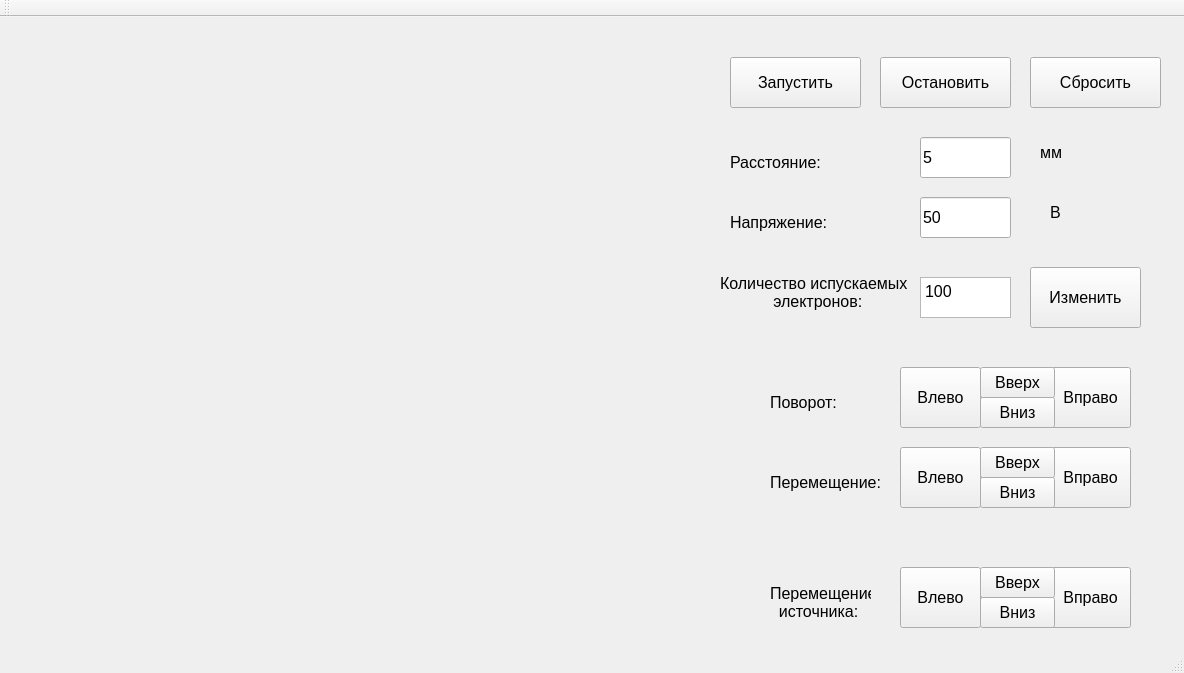
<?xml version="1.0" encoding="UTF-8"?>
<ui version="4.0">
 <class>MainWindow</class>
 <widget class="QMainWindow" name="MainWindow">
  <property name="geometry">
   <rect>
    <x>0</x>
    <y>0</y>
    <width>1184</width>
    <height>673</height>
   </rect>
  </property>
  <property name="font">
   <font>
    <pointsize>12</pointsize>
   </font>
  </property>
  <property name="windowTitle">
   <string>MainWindow</string>
  </property>
  <widget class="QWidget" name="centralWidget">
   <widget class="QPushButton" name="pushButton">
    <property name="geometry">
     <rect>
      <x>730</x>
      <y>40</y>
      <width>131</width>
      <height>51</height>
     </rect>
    </property>
    <property name="text">
     <string>Запустить</string>
    </property>
   </widget>
   <widget class="QLineEdit" name="lineEdit">
    <property name="geometry">
     <rect>
      <x>920</x>
      <y>120</y>
      <width>91</width>
      <height>41</height>
     </rect>
    </property>
    <property name="text">
     <string>5</string>
    </property>
   </widget>
   <widget class="QLineEdit" name="lineEdit_2">
    <property name="geometry">
     <rect>
      <x>920</x>
      <y>180</y>
      <width>91</width>
      <height>41</height>
     </rect>
    </property>
    <property name="text">
     <string>50</string>
    </property>
   </widget>
   <widget class="QLabel" name="label_7">
    <property name="geometry">
     <rect>
      <x>730</x>
      <y>130</y>
      <width>111</width>
      <height>31</height>
     </rect>
    </property>
    <property name="text">
     <string>Расстояние:</string>
    </property>
   </widget>
   <widget class="QLabel" name="label_8">
    <property name="geometry">
     <rect>
      <x>730</x>
      <y>190</y>
      <width>111</width>
      <height>31</height>
     </rect>
    </property>
    <property name="text">
     <string>Напряжение:</string>
    </property>
   </widget>
   <widget class="QLabel" name="label_9">
    <property name="geometry">
     <rect>
      <x>1040</x>
      <y>120</y>
      <width>71</width>
      <height>31</height>
     </rect>
    </property>
    <property name="text">
     <string>мм</string>
    </property>
   </widget>
   <widget class="QLabel" name="label_10">
    <property name="geometry">
     <rect>
      <x>1050</x>
      <y>180</y>
      <width>71</width>
      <height>31</height>
     </rect>
    </property>
    <property name="text">
     <string>В</string>
    </property>
   </widget>
   <widget class="QPushButton" name="pushButton_4">
    <property name="geometry">
     <rect>
      <x>900</x>
      <y>350</y>
      <width>81</width>
      <height>61</height>
     </rect>
    </property>
    <property name="text">
     <string>Влево</string>
    </property>
   </widget>
   <widget class="QPushButton" name="pushButton_5">
    <property name="geometry">
     <rect>
      <x>1050</x>
      <y>350</y>
      <width>81</width>
      <height>61</height>
     </rect>
    </property>
    <property name="text">
     <string>Вправо</string>
    </property>
   </widget>
   <widget class="QPushButton" name="pushButton_6">
    <property name="geometry">
     <rect>
      <x>980</x>
      <y>350</y>
      <width>75</width>
      <height>31</height>
     </rect>
    </property>
    <property name="text">
     <string>Вверх</string>
    </property>
   </widget>
   <widget class="QPushButton" name="pushButton_7">
    <property name="geometry">
     <rect>
      <x>980</x>
      <y>380</y>
      <width>75</width>
      <height>31</height>
     </rect>
    </property>
    <property name="text">
     <string>Вниз</string>
    </property>
   </widget>
   <widget class="QTextEdit" name="textEdit_4">
    <property name="geometry">
     <rect>
      <x>920</x>
      <y>260</y>
      <width>91</width>
      <height>41</height>
     </rect>
    </property>
    <property name="html">
     <string>&lt;!DOCTYPE HTML PUBLIC &quot;-//W3C//DTD HTML 4.0//EN&quot; &quot;http://www.w3.org/TR/REC-html40/strict.dtd&quot;&gt;
&lt;html&gt;&lt;head&gt;&lt;meta name=&quot;qrichtext&quot; content=&quot;1&quot; /&gt;&lt;style type=&quot;text/css&quot;&gt;
p, li { white-space: pre-wrap; }
&lt;/style&gt;&lt;/head&gt;&lt;body style=&quot; font-family:'MS Shell Dlg 2'; font-size:12pt; font-weight:400; font-style:normal;&quot;&gt;
&lt;p style=&quot; margin-top:0px; margin-bottom:0px; margin-left:0px; margin-right:0px; -qt-block-indent:0; text-indent:0px;&quot;&gt;100&lt;/p&gt;&lt;/body&gt;&lt;/html&gt;</string>
    </property>
   </widget>
   <widget class="QPushButton" name="pushButton_8">
    <property name="geometry">
     <rect>
      <x>1030</x>
      <y>250</y>
      <width>111</width>
      <height>61</height>
     </rect>
    </property>
    <property name="font">
     <font>
      <pointsize>12</pointsize>
     </font>
    </property>
    <property name="text">
     <string>Изменить</string>
    </property>
   </widget>
   <widget class="QLabel" name="label_11">
    <property name="geometry">
     <rect>
      <x>720</x>
      <y>250</y>
      <width>191</width>
      <height>51</height>
     </rect>
    </property>
    <property name="text">
     <string>Количество испускаемых
            электронов:</string>
    </property>
   </widget>
   <widget class="QPushButton" name="pushButton_9">
    <property name="geometry">
     <rect>
      <x>1030</x>
      <y>40</y>
      <width>131</width>
      <height>51</height>
     </rect>
    </property>
    <property name="text">
     <string>Cбросить</string>
    </property>
   </widget>
   <widget class="QLabel" name="label_12">
    <property name="geometry">
     <rect>
      <x>770</x>
      <y>370</y>
      <width>81</width>
      <height>31</height>
     </rect>
    </property>
    <property name="text">
     <string>Поворот:</string>
    </property>
   </widget>
   <widget class="QPushButton" name="pushButton_10">
    <property name="geometry">
     <rect>
      <x>1050</x>
      <y>430</y>
      <width>81</width>
      <height>61</height>
     </rect>
    </property>
    <property name="text">
     <string>Вправо</string>
    </property>
   </widget>
   <widget class="QLabel" name="label_13">
    <property name="geometry">
     <rect>
      <x>770</x>
      <y>450</y>
      <width>111</width>
      <height>31</height>
     </rect>
    </property>
    <property name="text">
     <string>Перемещение:</string>
    </property>
   </widget>
   <widget class="QPushButton" name="pushButton_11">
    <property name="geometry">
     <rect>
      <x>900</x>
      <y>430</y>
      <width>81</width>
      <height>61</height>
     </rect>
    </property>
    <property name="text">
     <string>Влево</string>
    </property>
   </widget>
   <widget class="QPushButton" name="pushButton_12">
    <property name="geometry">
     <rect>
      <x>980</x>
      <y>430</y>
      <width>75</width>
      <height>31</height>
     </rect>
    </property>
    <property name="text">
     <string>Вверх</string>
    </property>
   </widget>
   <widget class="QPushButton" name="pushButton_13">
    <property name="geometry">
     <rect>
      <x>980</x>
      <y>460</y>
      <width>75</width>
      <height>31</height>
     </rect>
    </property>
    <property name="text">
     <string>Вниз</string>
    </property>
   </widget>
   <widget class="QPushButton" name="pushButton_14">
    <property name="geometry">
     <rect>
      <x>1050</x>
      <y>550</y>
      <width>81</width>
      <height>61</height>
     </rect>
    </property>
    <property name="text">
     <string>Вправо</string>
    </property>
   </widget>
   <widget class="QPushButton" name="pushButton_15">
    <property name="geometry">
     <rect>
      <x>980</x>
      <y>550</y>
      <width>75</width>
      <height>31</height>
     </rect>
    </property>
    <property name="text">
     <string>Вверх</string>
    </property>
   </widget>
   <widget class="QPushButton" name="pushButton_16">
    <property name="geometry">
     <rect>
      <x>980</x>
      <y>580</y>
      <width>75</width>
      <height>31</height>
     </rect>
    </property>
    <property name="text">
     <string>Вниз</string>
    </property>
   </widget>
   <widget class="QPushButton" name="pushButton_17">
    <property name="geometry">
     <rect>
      <x>900</x>
      <y>550</y>
      <width>81</width>
      <height>61</height>
     </rect>
    </property>
    <property name="text">
     <string>Влево</string>
    </property>
   </widget>
   <widget class="QLabel" name="label_14">
    <property name="geometry">
     <rect>
      <x>770</x>
      <y>560</y>
      <width>101</width>
      <height>51</height>
     </rect>
    </property>
    <property name="text">
     <string>Перемещение
  источника:</string>
    </property>
   </widget>
   <widget class="QLabel" name="label">
    <property name="geometry">
     <rect>
      <x>20</x>
      <y>20</y>
      <width>701</width>
      <height>571</height>
     </rect>
    </property>
    <property name="text">
     <string/>
    </property>
   </widget>
   <widget class="QPushButton" name="pushButton_18">
    <property name="geometry">
     <rect>
      <x>880</x>
      <y>40</y>
      <width>131</width>
      <height>51</height>
     </rect>
    </property>
    <property name="text">
     <string>Остановить</string>
    </property>
   </widget>
  </widget>
  <widget class="QMenuBar" name="menuBar">
   <property name="geometry">
    <rect>
     <x>0</x>
     <y>0</y>
     <width>1184</width>
     <height>21</height>
    </rect>
   </property>
  </widget>
  <widget class="QToolBar" name="mainToolBar">
   <attribute name="toolBarArea">
    <enum>TopToolBarArea</enum>
   </attribute>
   <attribute name="toolBarBreak">
    <bool>false</bool>
   </attribute>
  </widget>
  <widget class="QStatusBar" name="statusBar"/>
 </widget>
 <layoutdefault spacing="6" margin="11"/>
 <resources/>
 <connections/>
</ui>
